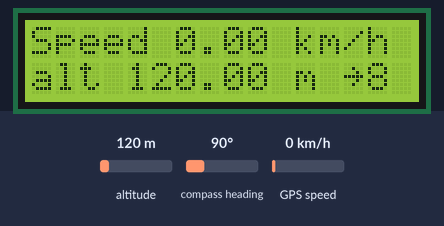
Bench run of a sketch on a simulated Arduino Mega 2560, built with avr-gcc and run on an emulated ATmega2560. On the bench: 16×2 character LCD. The inputs (shaded band) are chosen by the test bench; at power-on: altitude 120 m, GPS speed 0 km/h, compass heading 90°. The GPS gets a fix after 3 s at 37.7749, -122.4194 with 8 satellites; what the sketch prints to the serial monitor is not drawn.

Above: at 15.9 s.
16.0 s: altitude set to 20 m
At 17.8 s:
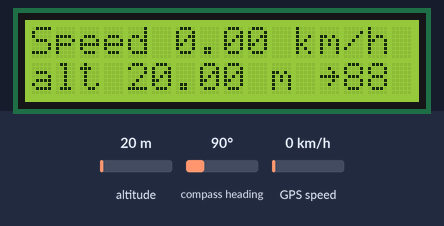
18.1 s: GPS speed set to 2 km/h
At 19.8 s:
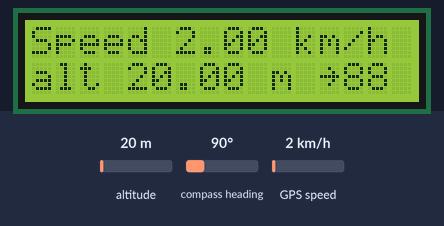
20.7 s: altitude set to 250 m
At 22.4 s:
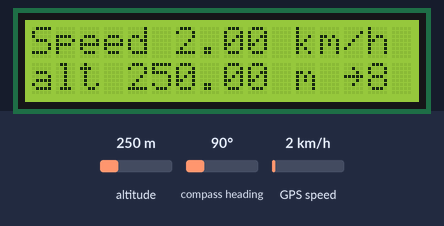
23.4 s: GPS speed set to 30 km/h
At 25.4 s:
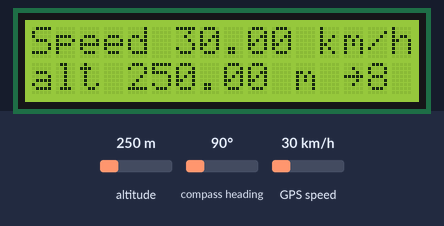
26.0 s: GPS speed set to 2 km/h
At 28.0 s:
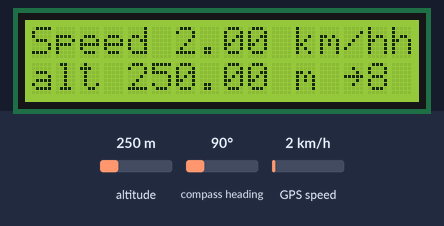
28.6 s: altitude set to 500 m
At 30.4 s:
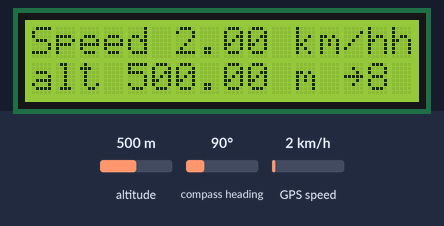
Timing chart, 0 to 31.9 s (numbered marks = the images above; inputs shaded):
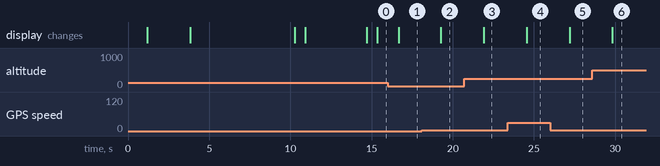

Measured:
- after the input at 16.0 s, the display: changes after 0.67 s (image 1)
- after the input at 18.1 s, the display: changes after 1.2 s (image 2)
- after the input at 20.7 s, the display: changes after 1.2 s (image 3)
- after the input at 23.4 s, the display: changes after 1.1 s (image 4)
- after the input at 26.0 s, the display: changes after 1.2 s (image 5)
- after the input at 28.6 s, the display: changes after 1.2 s (image 6)

The sketch:

GPS-NEO-6M-fastspeed.ino
```cpp
#include <TinyGPS++.h>
#include <LiquidCrystal_I2C.h>

static const uint32_t GPSBaud = 9600;

// The TinyGPS++ object
TinyGPSPlus gps;
LiquidCrystal_I2C lcd(0x27,16,2);

// The serial connection to the GPS device
//SoftwareSerial ss(RXPin, TXPin);
#define ss Serial2

void setup(){
  Serial.begin(9600);
  delay(1000);
  Serial.println("GPS START");
  ss.begin(GPSBaud);
//  changeFrequency();
  delay(100);
  ss.flush();
  lcd.init();
  lcd.clear();
  lcd.backlight();
  lcd.setCursor(0,0);
  lcd.print("Locking GPS");
}

void loop(){
  GPSgetData();
}

void Display(){
//  lcd.clear();
  lcd.setCursor(0,0);
  lcd.print("Speed ");
  lcd.print(gps.speed.kmph());
  lcd.print(" km/h");
  lcd.setCursor(0,1);
  lcd.print("alt ");
  lcd.print(gps.altitude.meters());
  lcd.print(" m ~");
  lcd.print(gps.satellites.value());
}

void GPSgetData(){
  // This sketch displays information every time a new sentence is correctly encoded.
  while (ss.available() > 0){
    gps.encode(ss.read());
    if (gps.location.isUpdated()){
      // Latitude in degrees (double)
      Serial.print("Latitude= ");
      Serial.print(gps.location.lat(), 6);
      // Longitude in degrees (double)
      Serial.print(" Longitude= ");
      Serial.println(gps.location.lng(), 6);

      // Raw latitude in whole degrees
      Serial.print("Raw latitude = ");
      Serial.print(gps.location.rawLat().negative ? "-" : "+");
      Serial.println(gps.location.rawLat().deg);
      // ... and billionths (u16/u32)
      Serial.println(gps.location.rawLat().billionths);

      // Raw longitude in whole degrees
      Serial.print("Raw longitude = ");
      Serial.print(gps.location.rawLng().negative ? "-" : "+");
      Serial.println(gps.location.rawLng().deg);
      // ... and billionths (u16/u32)
      Serial.println(gps.location.rawLng().billionths);

      // Raw date in DDMMYY format (u32)
      Serial.print("Raw date DDMMYY = ");
      Serial.println(gps.date.value());

      // Year (2000+) (u16)
      Serial.print("Year = ");
      Serial.println(gps.date.year());
      // Month (1-12) (u8)
      Serial.print("Month = ");
      Serial.println(gps.date.month());
      // Day (1-31) (u8)
      Serial.print("Day = ");
      Serial.println(gps.date.day());

      // Raw time in HHMMSSCC format (u32)
      Serial.print("Raw time in HHMMSSCC = ");
      Serial.println(gps.time.value());

      // Hour (0-23) (u8)
      Serial.print("Hour = ");
      Serial.println(gps.time.hour());
      // Minute (0-59) (u8)
      Serial.print("Minute = ");
      Serial.println(gps.time.minute());
      // Second (0-59) (u8)
      Serial.print("Second = ");
      Serial.println(gps.time.second());
      // 100ths of a second (0-99) (u8)
      Serial.print("Centisecond = ");
      Serial.println(gps.time.centisecond());

      // Raw speed in 100ths of a knot (i32)
      Serial.print("Raw speed in 100ths/knot = ");
      Serial.println(gps.speed.value());
      // Speed in knots (double)
      Serial.print("Speed in knots/h = ");
      Serial.println(gps.speed.knots());
      // Speed in miles per hour (double)
      Serial.print("Speed in miles/h = ");
      Serial.println(gps.speed.mph());
      // Speed in meters per second (double)
      Serial.print("Speed in m/s = ");
      Serial.println(gps.speed.mps());
      // Speed in kilometers per hour (double)
      Serial.print("Speed in km/h = ");
      Serial.println(gps.speed.kmph());

      // Raw course in 100ths of a degree (i32)
      Serial.print("Raw course in degrees = ");
      Serial.println(gps.course.value());
      // Course in degrees (double)
      Serial.print("Course in degrees = ");
      Serial.println(gps.course.deg());

      // Raw altitude in centimeters (i32)
      Serial.print("Raw altitude in centimeters = ");
      Serial.println(gps.altitude.value());
      // Altitude in meters (double)
      Serial.print("Altitude in meters = ");
      Serial.println(gps.altitude.meters());
      // Altitude in miles (double)
      Serial.print("Altitude in miles = ");
      Serial.println(gps.altitude.miles());
      // Altitude in kilometers (double)
      Serial.print("Altitude in kilometers = ");
      Serial.println(gps.altitude.kilometers());
      // Altitude in feet (double)
      Serial.print("Altitude in feet = ");
      Serial.println(gps.altitude.feet());

      // Number of satellites in use (u32)
      Serial.print("Number os satellites in use = ");
      Serial.println(gps.satellites.value());

      // Horizontal Dim. of Precision (100ths-i32)
      Serial.print("HDOP = ");
      Serial.println(gps.hdop.value());
      Serial.println();
      Display();
    }
  }
}

void sendPacket(byte *packet, byte len) {
 for (byte i = 0; i < len; i++)
 {
 ss.write(packet[i]); // GPS is HardwareSerial
 }
}

void changeFrequency() {
    byte packet[] = {
        0xB5, //
        0x62, //
        0x06, //
        0x08, //
        0x06, // length
        0x00, //
        0x64, // measRate, hex 64 = dec 100 ms
        0x00, //
        0x01, // navRate, always =1
        0x00, //
        0x01, // timeRef, stick to GPS time (=1)
        0x00, //
        0x7A, // CK_A
        0x12, // CK_B
    };
    sendPacket(packet, sizeof(packet));
}
```
